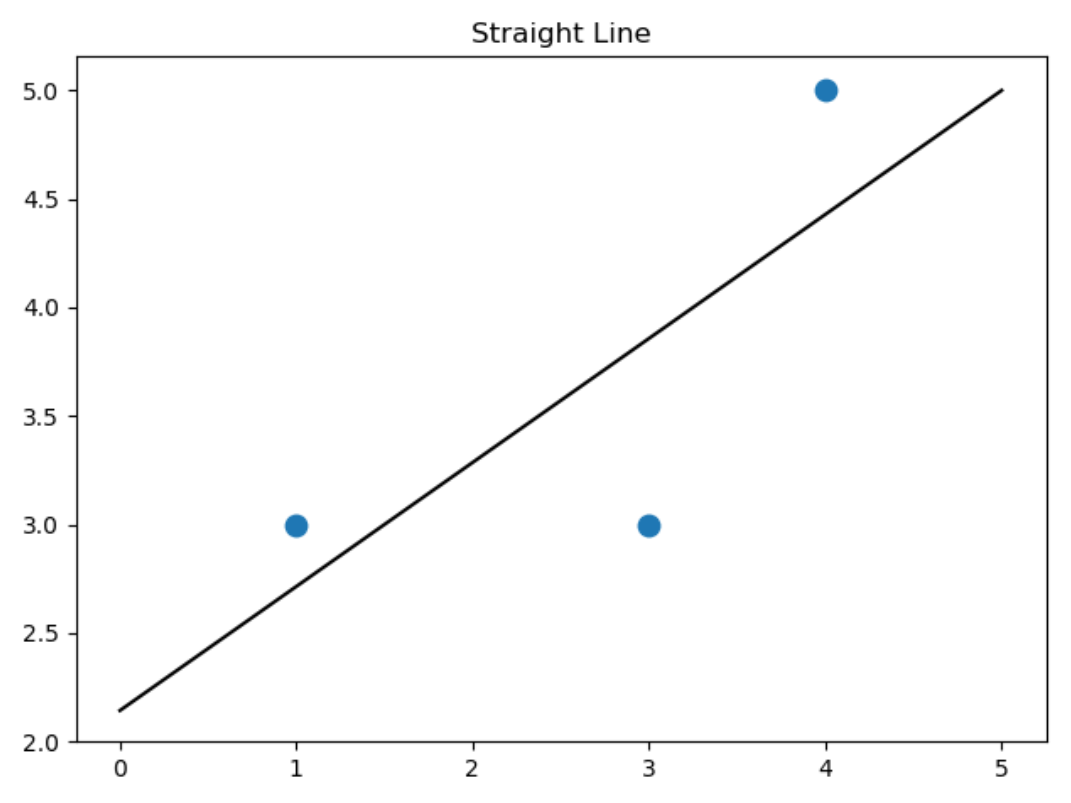

Write Python code to recreate this figure.
# linear_three_point.py
# --------------------
# 3个点拟合直线
# ---------------------
# Jackkii 2019/04/13
#

import numpy as np
import matplotlib.pyplot as plt

# 导入线性回归模型
from sklearn.linear_model import LinearRegression

# 输入三个点横坐标
X =[[1], [4], [3]]
# 输入三个点纵坐标
y = [3, 5, 3]
# 用线性模型拟合3个点
lr = LinearRegression().fit(X, y)

# 画出3个点和直线的图形
z = np.linspace(0, 5, 20)
plt.scatter(X, y, s=80)
plt.plot(z, lr.predict(z.reshape(-1, 1)), c='k')
plt.title('Straight Line')
plt.show()

print('直线方程为：y = {:.3f}'.format(lr.coef_[0]), 'x', '+{:.3f}'.format(lr.intercept_))
# 直线方程为：y = 0.571 x +2.143
